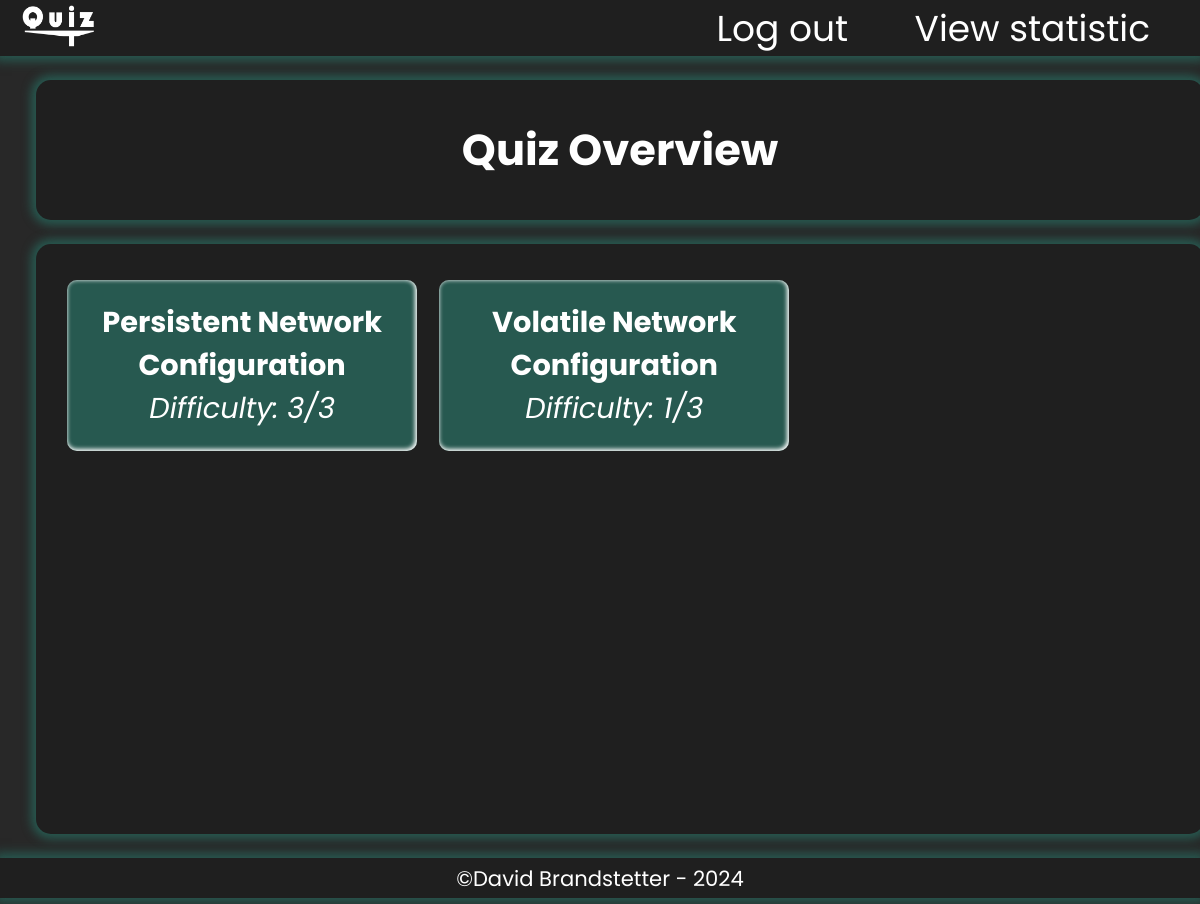
Screenshot of /php/dashboard_quizzes.php?user_id=1&topic_id=1 with the database file from the repository.
### tables this page shows
CREATE TABLE IF NOT EXISTS Quiz
(
    PK_quizID     INT PRIMARY KEY,
    title         VARCHAR(80),
    difficulty    INT,
    FK_PK_topicID INT,
    CONSTRAINT const_quiz_topicID FOREIGN KEY (FK_PK_topicID) REFERENCES Topic (PK_topicID)
);

### php/dashboard_quizzes.php (the view, shortened to what this page needs)
<!DOCTYPE html>
<html lang="en">
<head>
    <link rel="stylesheet" href="https://cdnjs.cloudflare.com/ajax/libs/animate.css/4.1.1/animate.min.css"/>
    <link rel="stylesheet" href="../css/styles.css">
</head>
<body>
<?php include 'header.php' ?>
<main>
    <section id="main-container" class="container animate__animated animate__bounceIn">
        <h1>Quiz Overview</h1>
    </section>
    <section id="quiz-container" class="container animate__animated animate__bounceIn">
        <?php
        $servername = "localhost";
        $account = "root";
        $credentials = "";
        $dbname = "QuizIT";
        $user_id = $_GET['user_id'];
        $topic_id = $_GET['topic_id'];
        try {
            $connection = new PDO("mysql:host=$servername;dbname=$dbname", $account, $credentials);
            $connection->setAttribute(PDO::ATTR_ERRMODE, PDO::ERRMODE_EXCEPTION);
            $quizzes = $connection->prepare('SELECT PK_quizID AS quiz_id, title, difficulty FROM User LEFT OUTER JOIN User_Topic ON User.PK_userID = User_Topic.FK_PK_userID LEFT OUTER JOIN Topic ON User_Topic.FK_PK_topicID = Topic.PK_topicID LEFT OUTER JOIN Quiz ON Topic.PK_topicID = Quiz.FK_PK_topicID WHERE User.PK_userID = :user_id AND User_Topic.unlocked = 1 AND PK_topicId = :topic_id ORDER BY Quiz.title');
            $quizzes->bindParam(':user_id', $user_id);
            $quizzes->bindParam(':topic_id', $topic_id);
            if ($quizzes->execute()) {
                foreach ($quizzes as $quiz) {
                    echo "<a class=\"element\" href=\"quiz.php?user_id=" . $user_id . "&quiz_id=" . $quiz['quiz_id'] . "&title=" . $quiz["title"] . "&index=0\">";
                    echo "<div>";
                    echo $quiz['title'];
                    echo "<br>";
                    echo "<span class='difficulty'>Difficulty: " . $quiz['difficulty'] . "/3</span>";
                    echo "</div>";
                    echo "</a>";
                }
            }
        } catch (PDOException $e) {
            header("Location: signup.php?database-error=true");
            exit;
        }
        ?>
    </section>
</main>
<?php include 'footer.php' ?>
</body>
</html>

### css/styles.css (style rules this page uses)
:root { --black: #1f1f1f; --dark-grey: #282828; --dark-green: #275950; --light-green: #91F2E9; --white: #FFFFFF; font-size: 1.5rem; font-family: "Poppins", sans-serif; }
html { min-width: 300px; min-height: 250px; }
body { background-color: var(--dark-grey); color: var(--white); overflow: auto; padding: 0; margin: 0; }
h1 { font-size: 2.5em; }
.container, .container-stable { text-align: center; background-color: var(--black); margin: 30vh 30vw 30vh 30vw; height: 35vh; width: 40vw; padding: 20px; border-radius: 15px; box-shadow: 0 0 10px 5px var(--dark-green); min-height: 500px; min-width: 600px; }
a, #redirect-link, #redirect-link:active, #redirect-link:focus, #redirect-link:hover { background: none; border: none; font-size: 0.88rem; color: var(--light-green); text-decoration: underline; cursor: pointer; padding: 10px; margin: 0; }
#main-container { text-align: center; display: flex; justify-content: center; align-items: center; background-color: var(--black); margin: 3vh 3vw 3vh 3vw; height: 5vh; width: 94vw; padding: 20px; border-radius: 15px; box-shadow: 0 0 10px 5px var(--dark-green); min-height: 100px; min-width: 600px; }
#quiz-container { display: flex; justify-content: start; align-items: start; flex-flow: row wrap; background-color: var(--black); margin: 0 3vw 3vh 3vw; height: 65vh; width: 94vw; padding: 20px 20px 50px 20px; border-radius: 15px; box-shadow: 0 0 10px 5px var(--dark-green); min-height: 100px; min-width: 600px; }
#main-container h1 { margin: 0; padding: 0; color: var(--white); font-size: 1.8rem; }
.element { display: flex; justify-content: center; align-items: center; flex-flow: column nowrap; row-gap: 20px; margin: 2vh 1% 0 1%; padding: 0.5%; border-radius: 10px; background-color: var(--dark-green); box-shadow: -1px -1px 4px 1px var(--white) inset; text-decoration: none; font-weight: bold; color: var(--white); width: 30%; font-size: 1.2rem; height: 20vh; cursor: pointer; outline: none; }
.difficulty { font-weight: normal; font-style: italic; }

### rows the page displays
quiz: title "Persistent Network Configuration", difficulty "3"
quiz: title "Volatile Network Configuration", difficulty "1"
